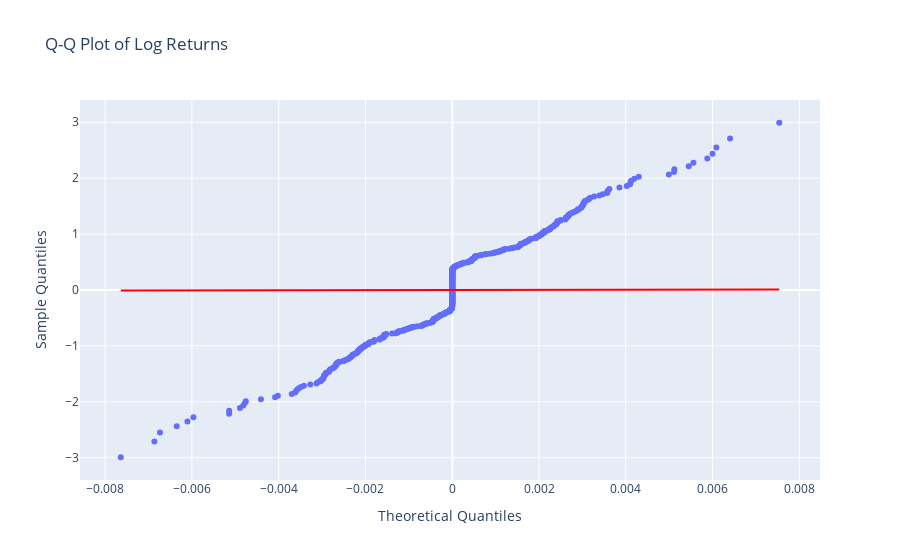

The code cell stored with this chart in its notebook:
### Code cell
import plotly.graph_objects as go
import numpy as np
import scipy.stats as stats

data = calculateEWMA['Log_Return'].dropna()

# Calculate quantiles
quantiles, theoretical_quantiles = stats.probplot(data, fit=False)

# Create a Q-Q plot using Plotly
fig = go.Figure()

# Scatter plot of quantiles
fig.add_trace(go.Scatter(x=theoretical_quantiles, y=quantiles, mode='markers', name='Q-Q Plot'))

# Add a diagonal line for reference
fig.add_shape(go.layout.Shape(
    type='line',
    x0=np.min(theoretical_quantiles),
    y0=np.min(theoretical_quantiles),
    x1=np.max(theoretical_quantiles),
    y1=np.max(theoretical_quantiles),
    line=dict(color='red', width=2)
))

fig.update_layout(title='Q-Q Plot of Log Returns', xaxis_title='Theoretical Quantiles', yaxis_title='Sample Quantiles')
fig.show()

### Figure 1 — Plotly figure (JSON) as saved in the notebook; plotly's stock layout.template omitted (floating-point values rounded to 4 significant figures; data arrays with more than 128 entries replaced by an {"elided": "..."} marker saying what was removed)
{"data": [{"mode": "markers", "name": "Q-Q Plot", "type": "scatter", "x": {"elided": "499 float values"}, "y": {"elided": "499 float values"}}], "layout": {"shapes": [{"line": {"color": "red", "width": 2}, "type": "line", "x0": -0.007641, "x1": 0.007537, "y0": -0.007641, "y1": 0.007537}], "title": {"text": "Q-Q Plot of Log Returns"}, "xaxis": {"title": {"text": "Theoretical Quantiles"}}, "yaxis": {"title": {"text": "Sample Quantiles"}}}}
